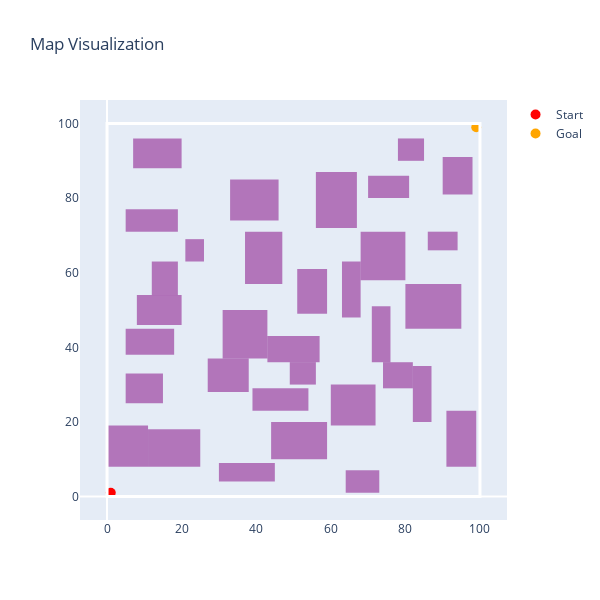

The notebook cell this image was saved under:
### Code cell
gen = MapGenerator(map_type="random", map_size=(100, 100), min_obstacle_size=(5, 5), max_obstacle_size=(15, 15), obstacle_percent=0.32)
m = gen.generate(start=(1, 1), goal=(99, 99))
visualize_map_shapes(m.grid, obs=m.obstacles, start=m.start, goal=m.goal)

### Figure 1 — Plotly figure (JSON) as saved in the notebook; plotly's stock layout.template omitted (floating-point values rounded to 4 significant figures)
{"data": [{"marker": {"color": "red", "size": 10}, "mode": "markers", "name": "Start", "type": "scatter", "x": [1], "y": [1]}, {"marker": {"color": "orange", "size": 10}, "mode": "markers", "name": "Goal", "type": "scatter", "x": [99], "y": [99]}], "layout": {"height": 600, "shapes": [{"fillcolor": "purple", "line": {"width": 0}, "opacity": 0.5, "type": "rect", "x0": 37, "x1": 47, "y0": 57, "y1": 71}, {"fillcolor": "purple", "line": {"width": 0}, "opacity": 0.5, "type": "rect", "x0": 49, "x1": 56, "y0": 30, "y1": 36}, {"fillcolor": "purple", "line": {"width": 0}, "opacity": 0.5, "type": "rect", "x0": 5, "x1": 18, "y0": 38, "y1": 45}, {"fillcolor": "purple", "line": {"width": 0}, "opacity": 0.5, "type": "rect", "x0": 5, "x1": 19, "y0": 71, "y1": 77}, {"fillcolor": "purple", "line": {"width": 0}, "opacity": 0.5, "type": "rect", "x0": 43, "x1": 57, "y0": 36, "y1": 43}, {"fillcolor": "purple", "line": {"width": 0}, "opacity": 0.5, "type": "rect", "x0": 63, "x1": 68, "y0": 48, "y1": 63}, {"fillcolor": "purple", "line": {"width": 0}, "opacity": 0.5, "type": "rect", "x0": 51, "x1": 59, "y0": 49, "y1": 61}, {"fillcolor": "purple", "line": {"width": 0}, "opacity": 0.5, "type": "rect", "x0": 8, "x1": 20, "y0": 46, "y1": 54}, {"fillcolor": "purple", "line": {"width": 0}, "opacity": 0.5, "type": "rect", "x0": 80, "x1": 95, "y0": 45, "y1": 57}, {"fillcolor": "purple", "line": {"width": 0}, "opacity": 0.5, "type": "rect", "x0": 33, "x1": 46, "y0": 74, "y1": 85}, {"fillcolor": "purple", "line": {"width": 0}, "opacity": 0.5, "type": "rect", "x0": 7, "x1": 20, "y0": 88, "y1": 96}, {"fillcolor": "purple", "line": {"width": 0}, "opacity": 0.5, "type": "rect", "x0": 86, "x1": 94, "y0": 66, "y1": 71}, {"fillcolor": "purple", "line": {"width": 0}, "opacity": 0.5, "type": "rect", "x0": 56, "x1": 67, "y0": 72, "y1": 87}, {"fillcolor": "purple", "line": {"width": 0}, "opacity": 0.5, "type": "rect", "x0": 39, "x1": 54, "y0": 23, "y1": 29}, {"fillcolor": "purple", "line": {"width": 0}, "opacity": 0.5, "type": "rect", "x0": 90, "x1": 98, "y0": 81, "y1": 91}, {"fillcolor": "purple", "line": {"width": 0}, "opacity": 0.5, "type": "rect", "x0": 70, "x1": 81, "y0": 80, "y1": 86}, {"fillcolor": "purple", "line": {"width": 0}, "opacity": 0.5, "type": "rect", "x0": 11, "x1": 25, "y0": 8, "y1": 18}, {"fillcolor": "purple", "line": {"width": 0}, "opacity": 0.5, "type": "rect", "x0": 71, "x1": 76, "y0": 36, "y1": 51}, {"fillcolor": "purple", "line": {"width": 0}, "opacity": 0.5, "type": "rect", "x0": 5, "x1": 15, "y0": 25, "y1": 33}, {"fillcolor": "purple", "line": {"width": 0}, "opacity": 0.5, "type": "rect", "x0": 82, "x1": 87, "y0": 20, "y1": 35}, {"fillcolor": "purple", "line": {"width": 0}, "opacity": 0.5, "type": "rect", "x0": 91, "x1": 99, "y0": 8, "y1": 23}, {"fillcolor": "purple", "line": {"width": 0}, "opacity": 0.5, "type": "rect", "x0": 68, "x1": 80, "y0": 58, "y1": 71}, {"fillcolor": "purple", "line": {"width": 0}, "opacity": 0.5, "type": "rect", "x0": 30, "x1": 45, "y0": 4, "y1": 9}, {"fillcolor": "purple", "line": {"width": 0}, "opacity": 0.5, "type": "rect", "x0": 44, "x1": 59, "y0": 10, "y1": 20}, {"fillcolor": "purple", "line": {"width": 0}, "opacity": 0.5, "type": "rect", "x0": 64, "x1": 73, "y0": 1, "y1": 7}, {"fillcolor": "purple", "line": {"width": 0}, "opacity": 0.5, "type": "rect", "x0": 0, "x1": 11, "y0": 8, "y1": 19}, {"fillcolor": "purple", "line": {"width": 0}, "opacity": 0.5, "type": "rect", "x0": 31, "x1": 43, "y0": 37, "y1": 50}, {"fillcolor": "purple", "line": {"width": 0}, "opacity": 0.5, "type": "rect", "x0": 60, "x1": 72, "y0": 19, "y1": 30}, {"fillcolor": "purple", "line": {"width": 0}, "opacity": 0.5, "type": "rect", "x0": 12, "x1": 19, "y0": 54, "y1": 63}, {"fillcolor": "purple", "line": {"width": 0}, "opacity": 0.5, "type": "rect", "x0": 78, "x1": 85, "y0": 90, "y1": 96}, {"fillcolor": "purple", "line": {"width": 0}, "opacity": 0.5, "type": "rect", "x0": 21, "x1": 26, "y0": 63, "y1": 69}, {"fillcolor": "purple", "line": {"width": 0}, "opacity": 0.5, "type": "rect", "x0": 27, "x1": 38, "y0": 28, "y1": 37}, {"fillcolor": "purple", "line": {"width": 0}, "opacity": 0.5, "type": "rect", "x0": 74, "x1": 82, "y0": 29, "y1": 36}, {"fillcolor": "rgba(0,0,0,0)", "layer": "above", "line": {"color": "white", "width": 3}, "type": "rect", "x0": 0, "x1": 100, "y0": 0, "y1": 100}], "title": {"text": "Map Visualization"}, "width": 600, "xaxis": {"scaleanchor": "y", "showgrid": false}, "yaxis": {"showgrid": false}}}
